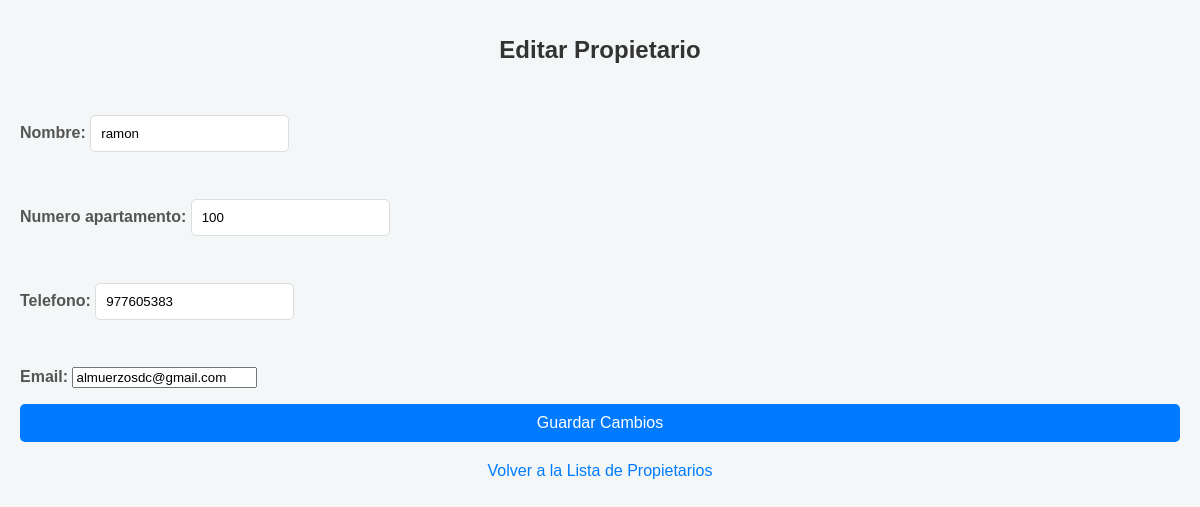
The app's page /propietarios/editar/11/ (signed in) with its own data.
### sistema_gestion_de_autos/models.py (models this page shows, shortened)
class Propietario(models.Model):
    nombre = models.CharField(max_length=100)
    numero_apartamento = models.CharField(max_length=10)
    telefono = models.CharField(max_length=15)
    email = models.EmailField(unique=True)  # Correo único

### sistema_gestion_de_autos/views.py (the view)
# urls.py: path('propietarios/editar/<int:propietario_id>/', views.editar_propietario, name='editar_propietario'),
@login_required
def editar_propietario(request, propietario_id):
    propietario = get_object_or_404(Propietario, id=propietario_id)
    if request.method == 'POST':
        form = PropietarioForm(request.POST, instance=propietario)
        if form.is_valid():
            form.save()
            return redirect('listar_propietarios')
    else:
        form = PropietarioForm(instance=propietario)
    return render(request, 'propietarios/editar.html', {'form': form})

### sistema_gestion_de_autos/forms.py
class PropietarioForm(forms.ModelForm):
    class Meta:
        model = Propietario
        fields = ['nombre', 'numero_apartamento', 'telefono', 'email']

### sistema_gestion_de_autos/templates/propietarios/editar.html (shortened to what this page needs)
<!DOCTYPE html>
<html lang="es">
<head>
    {% load static %}
    <link rel="stylesheet" type="text/css" href="{% static 'trabajo/css/editar.css' %}">
</head>
<body>
    <h1>Editar Propietario</h1>
    <form id="propietarioForm" method="post">
        {{ form.as_p }}
        <button type="submit">Guardar Cambios</button>
    </form>
    <a href="/propietarios/">Volver a la Lista de Propietarios</a>
</body>
</html>

### sistema_gestion_de_autos/templates/static/trabajo/css/editar.css (style rules this page uses)
body { font-family: 'Arial', sans-serif; background-color: #f4f7f8; margin: 0; padding: 20px; }
h1 { font-size: 24px; color: #333; text-align: center; margin-bottom: 20px; }
form { display: flex; flex-direction: column; justify-content: center; }
label { margin-bottom: 5px; font-weight: bold; color: #555; }
input[type="text"], input[type="password"] { padding: 10px; border: 1px solid #ddd; border-radius: 5px; margin-bottom: 15px; transition: border-color 0.3s; }
button { padding: 10px; background-color: #007bff; color: white; border: none; border-radius: 5px; cursor: pointer; font-size: 16px; transition: background-color 0.3s; }
a { color: #007bff; text-decoration: none; display: block; text-align: center; margin-top: 20px; }

### records on screen
Propietario: nombre "ramon", numero_apartamento "100", telefono "977605383", email "almuerzosdc@gmail.com"
